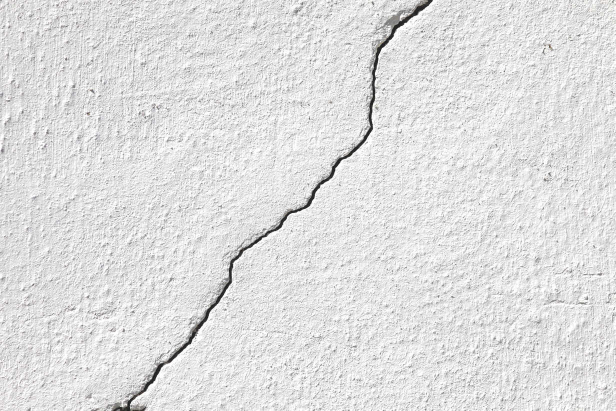
#> input picture final2.jpg, 1232 x 821 px (shown at 1/2 size)
$ python bai2_Sobel.py
#> lines starting #> are read from the running program, lines starting #| are printed output that depends on the picture
import cv2
import matplotlib.pyplot as plt
import numpy as np
def convolution(input,kernelShape):
  weight,height = input.shape
  sobelRow = np.zeros((weight-kernelShape+1,height-kernelShape+1))
  sobelCol = np.zeros((weight-kernelShape+1,height-kernelShape+1))
  sobelFilter = np.zeros((weight-kernelShape+1,height-kernelShape+1))
  print(sobelRow.shape)
  print(sobelCol.shape)
  # Bo loc Sobel theo chieu ngang
  kernelRow = np.array([[-1,-2,-1],
                         [0,0,0],
                         [1,2,1]])
  kernelRow = np.multiply(1/2,kernelRow)
  # Bo loc Sobel theo chieu doc
  kernelCol = np.array([[1, 0, -1],
                         [2, 0, -2],
                         [1, 0, -1]])
  kernelCol = np.multiply(1/2,kernelCol)
  for row in range(0, height-kernelShape+1):
    for col in range(0, weight-kernelShape+1 ):
      sobelRow[row,col]= np.sum(input[row:row+kernelShape,col:col+kernelShape]*kernelRow)
      sobelCol[row,col]= np.sum(input[row:row+kernelShape,col:col+kernelShape]*kernelCol)
      sobelFilter[row,col] = np.sqrt(sobelRow[row,col]**2+sobelCol[row,col]**2)

  return sobelRow,sobelCol,sobelFilter
if __name__ == "__main__":
  img = cv2.imread("final2.jpg")
#> img is the input picture: shape (821, 1232, 3); mean B, G, R 223.2, 223.2, 223.2
  img = cv2.cvtColor(img, cv2.COLOR_BGR2GRAY)
#> img: shape (821, 1232)
  img = cv2.resize(img,(700,700))
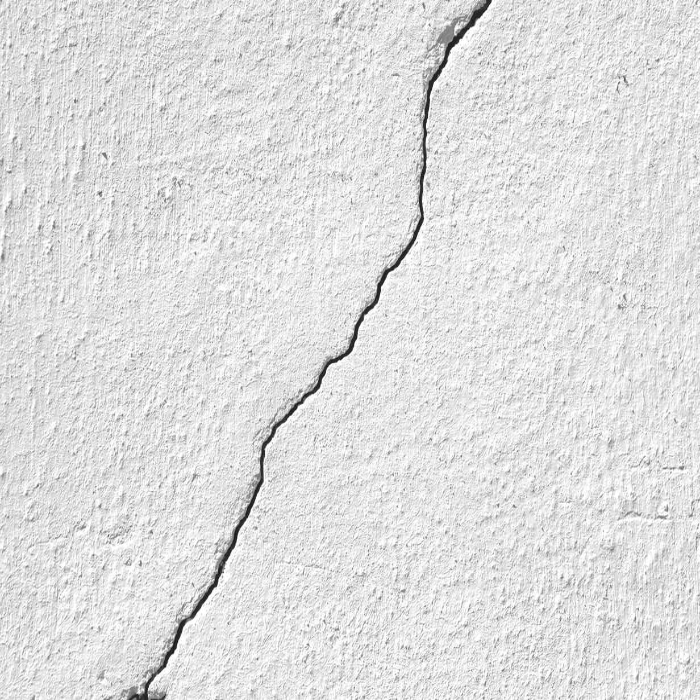
#> img: shape (700, 700); min 13, max 255, mean 223.1
  print(img.shape)
#| (700, 700)
  sobel_Row, sobel_Col, sobel_Filter = convolution(img,3)
#| (698, 698)
#| (698, 698)
#> after the loop in convolution, `for row in range(0, height-kernelShape+1):`:
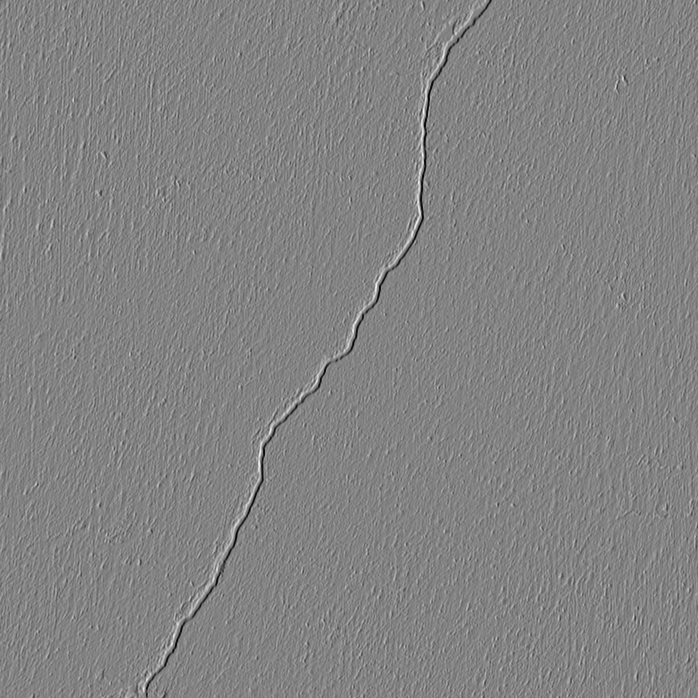
#> sobelCol: shape (698, 698) float64; min -443.5, max 420, mean 0; drawn with min black and max white
#> after the loop in convolution, `for row in range(0, height-kernelShape+1):`:
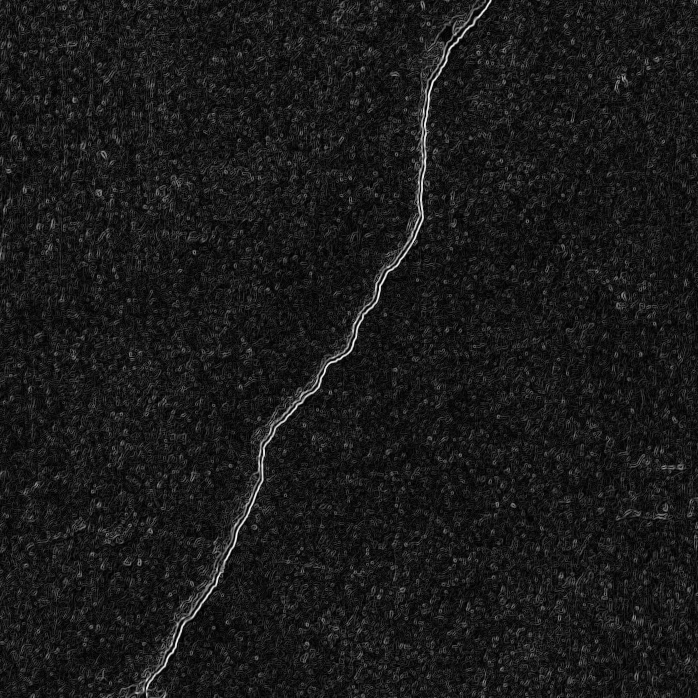
#> sobelFilter: shape (698, 698) float64; min 0, max 453.7, mean 46.2; drawn with min black and max white
#> after the loop in convolution, `for row in range(0, height-kernelShape+1):`:
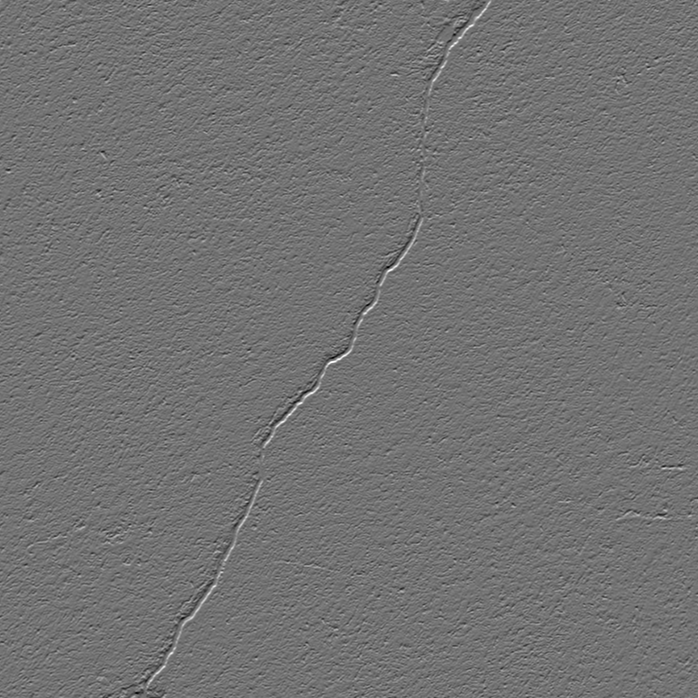
#> sobelRow: shape (698, 698) float64; min -322, max 394.5, mean 0; drawn with min black and max white
  cv2.imwrite("sobelRow.jpg",sobel_Row)
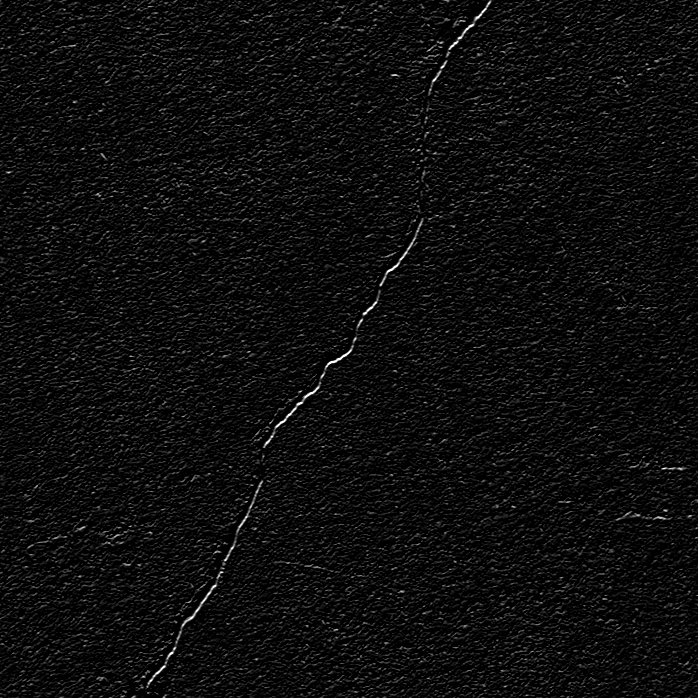
#> saved as sobelRow.jpg: shape (698, 698); min 0, max 255, mean 13.5
  cv2.imwrite("sobelCol.jpg",sobel_Col)
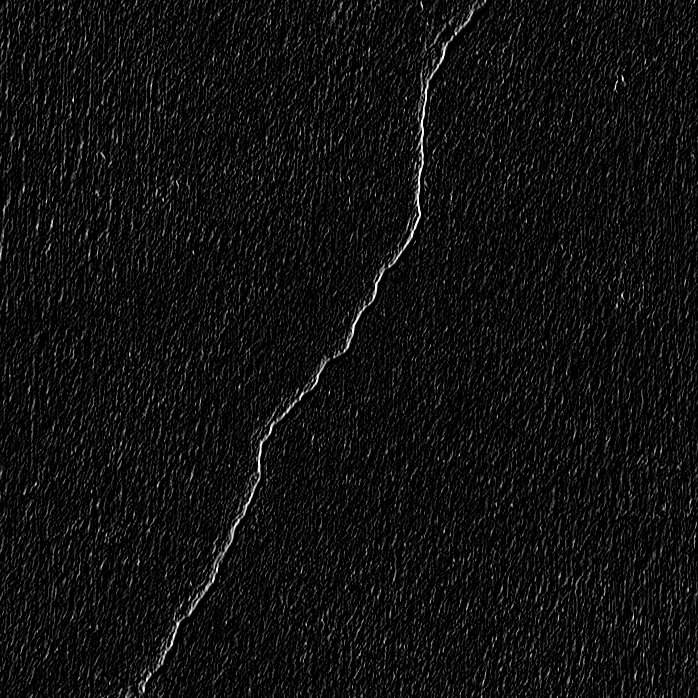
#> saved as sobelCol.jpg: shape (698, 698); min 0, max 255, mean 15.9
  cv2.imwrite("SobelFilter.jpg",sobel_Filter)
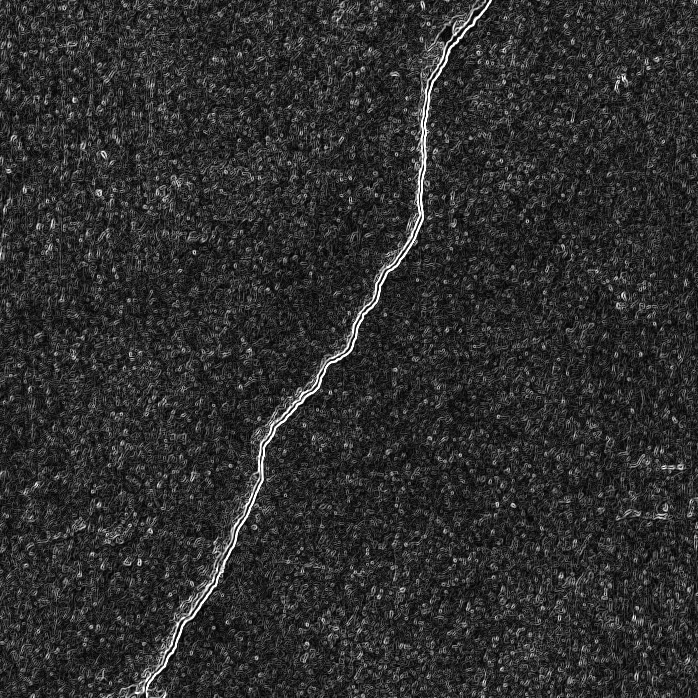
#> saved as SobelFilter.jpg: shape (698, 698); min 0, max 255, mean 45.9

$ run again, with final3.jpg copied over final2.jpg
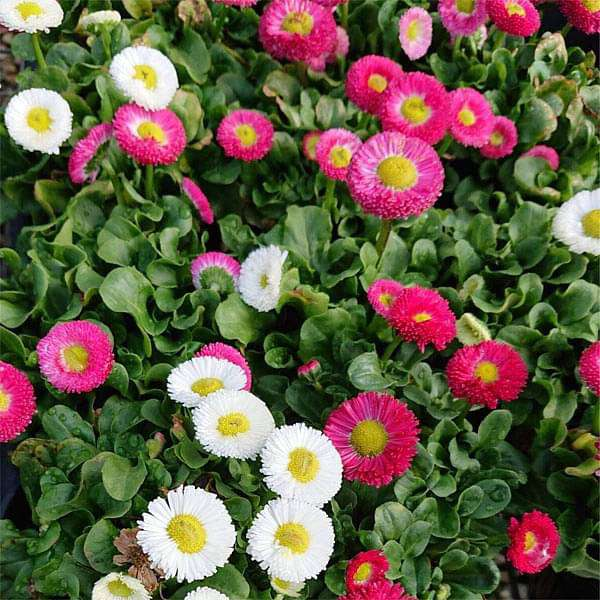
#> input picture final3.jpg, 600 x 600 px
#> img is the input picture: shape (600, 600, 3); mean B, G, R 69.3, 91.6, 101
#| (700, 700)
#| (698, 698)
#| (698, 698)
#> after the loop in convolution, `for row in range(0, height-kernelShape+1):`:
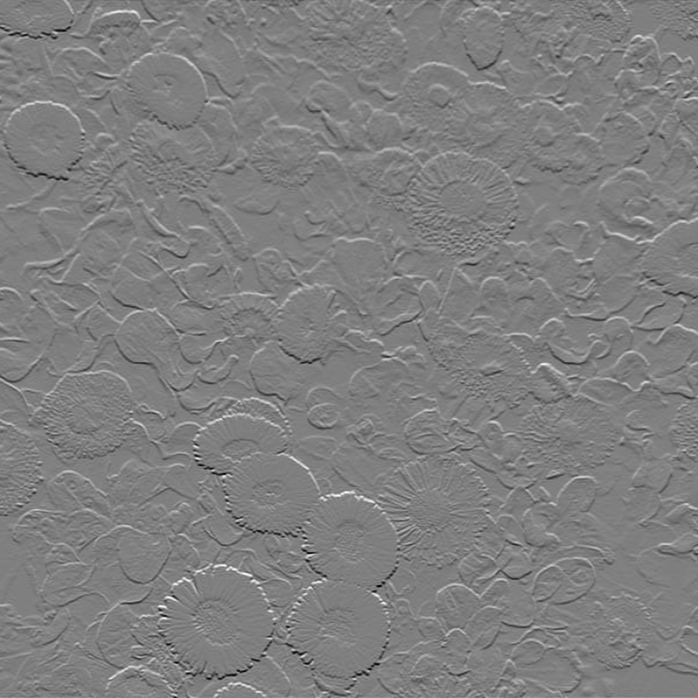
#> sobelRow: shape (698, 698) float64; min -402.5, max 402, mean -0.1; drawn with min black and max white
#> `cv2.imwrite("SobelFilter.jpg",sobel_Filter)`:
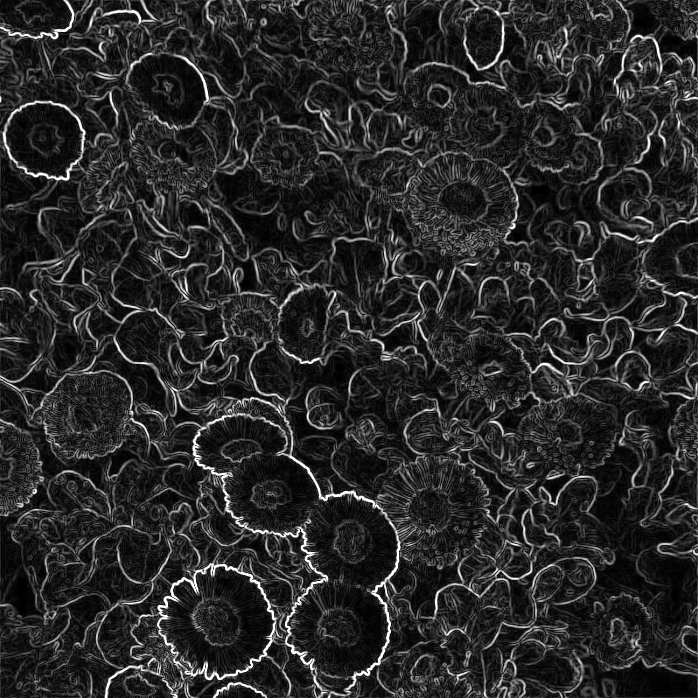
#> saved as SobelFilter.jpg: shape (698, 698); min 0, max 255, mean 41.4

$ run again, with final4.jpg copied over final2.jpg
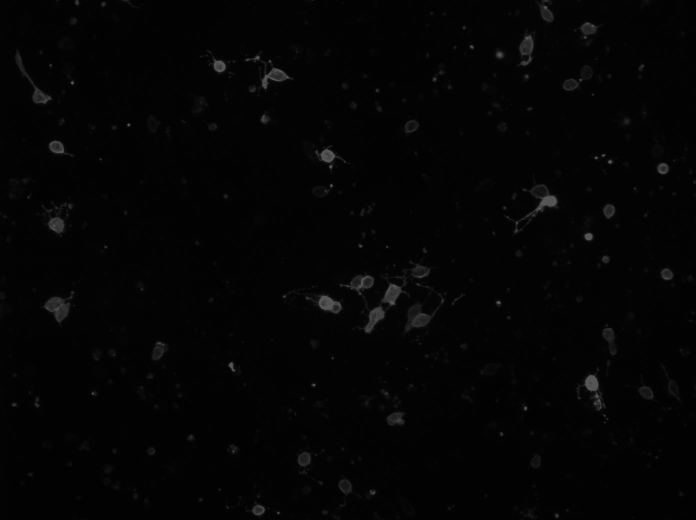
#> input picture final4.jpg, 1392 x 1040 px (shown at 1/2 size)
#> img is the input picture: shape (1040, 1392, 3); min 0, max 99, mean 4.1
#| (700, 700)
#| (698, 698)
#| (698, 698)
#> after the loop in convolution, `for row in range(0, height-kernelShape+1):`:
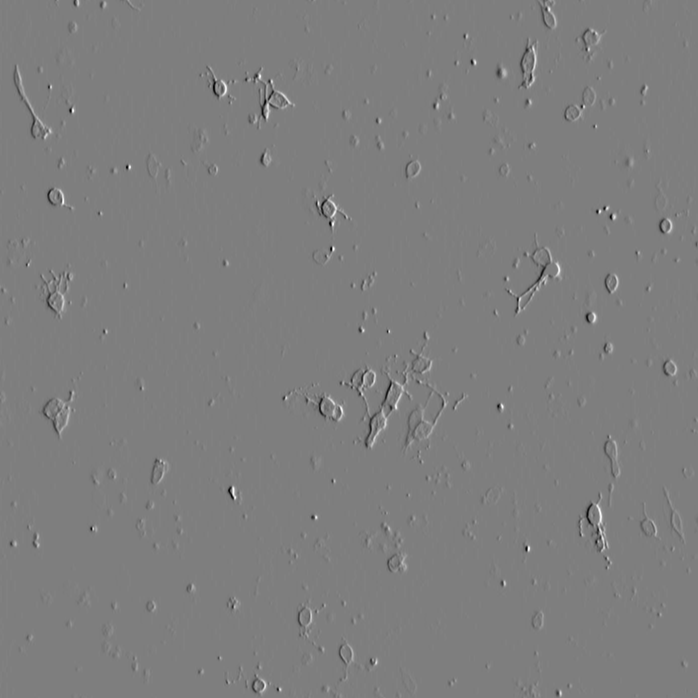
#> sobelCol: shape (698, 698) float64; min -143.5, max 145, mean 0; drawn with min black and max white
#> `cv2.imwrite("SobelFilter.jpg",sobel_Filter)`:
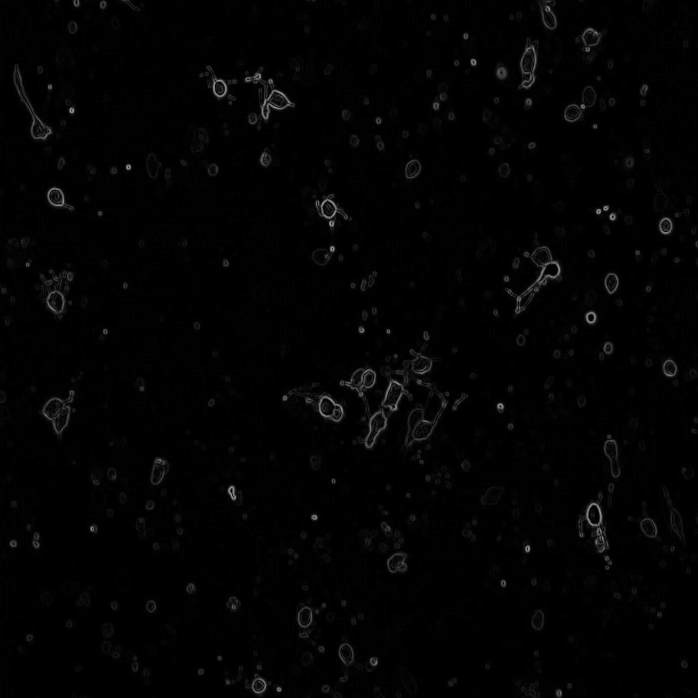
#> saved as SobelFilter.jpg: shape (698, 698); min 0, max 153, mean 2.7
